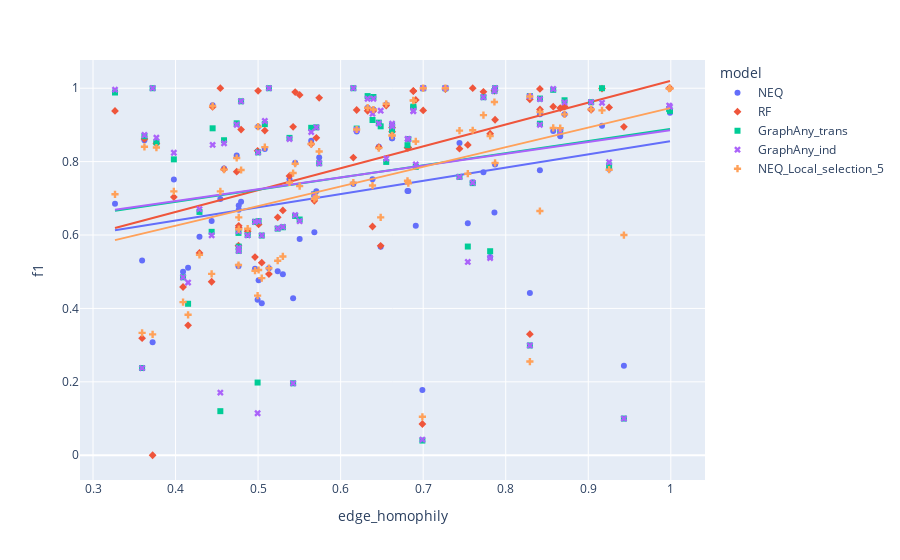

Source (notebook cell):
### Code cell
px.scatter(res, x='edge_homophily', y='f1', color='model', symbol='model', trendline='ols', hover_data='dataset')
